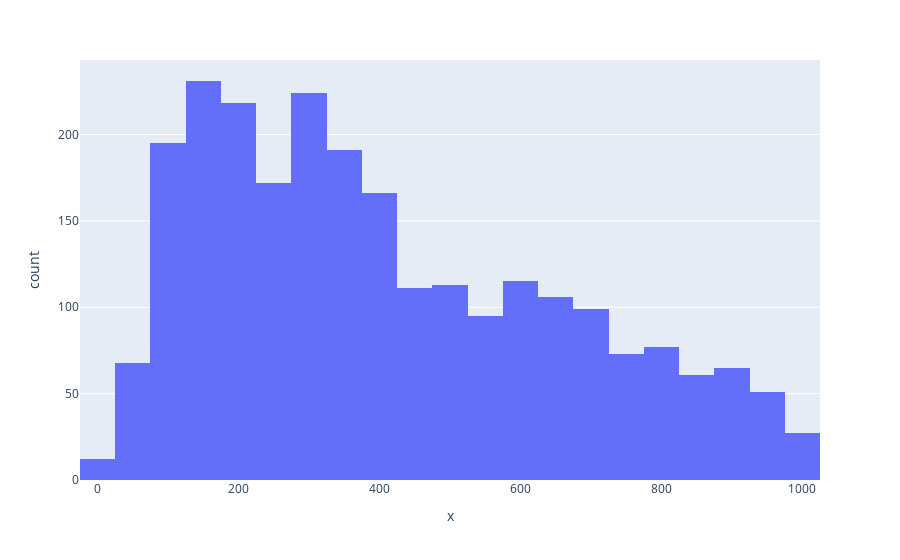

The code cell stored with this chart in its notebook:
### Code cell
x = RFMScores.query('Monetary < 1000')['Monetary']
fig = px.histogram(RFMScores, x=x)
fig.show()

### Figure 1 — Plotly figure (JSON) as saved in the notebook; plotly's stock layout.template omitted (floating-point values rounded to 4 significant figures; data arrays with more than 128 entries replaced by an {"elided": "..."} marker saying what was removed)
{"data": [{"alignmentgroup": "True", "bingroup": "x", "hovertemplate": "x=%{x}<br>count=%{y}<extra></extra>", "legendgroup": "", "marker": {"color": "#636efa", "pattern": {"shape": ""}}, "name": "", "offsetgroup": "", "orientation": "v", "showlegend": false, "type": "histogram", "x": {"elided": "2470 float values"}, "xaxis": "x", "yaxis": "y"}], "layout": {"barmode": "relative", "legend": {"tracegroupgap": 0}, "margin": {"t": 60}, "xaxis": {"anchor": "y", "domain": [0, 1], "title": {"text": "x"}}, "yaxis": {"anchor": "x", "domain": [0, 1], "title": {"text": "count"}}}}
